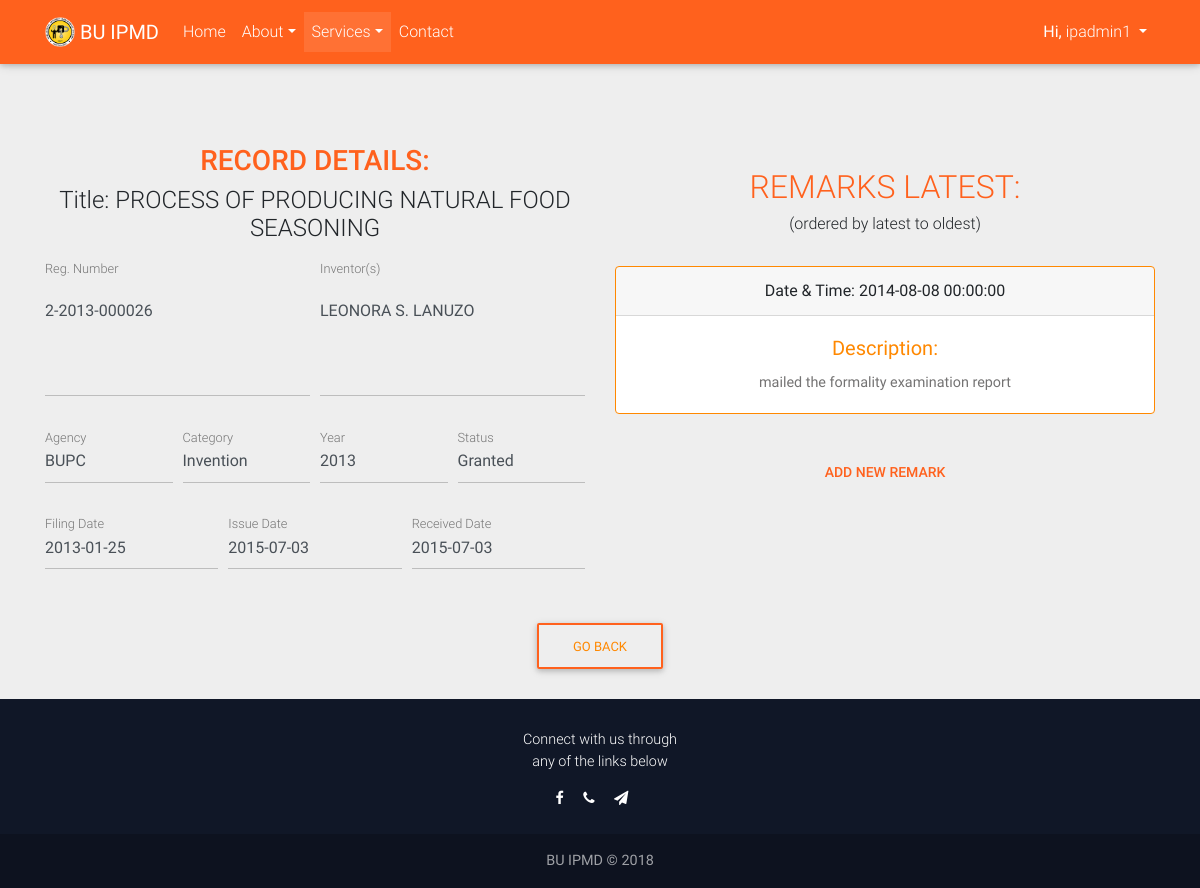
The page /functions/utility/remarks.php?um_id=16 (signed in) on the database its author committed.
### tables this page shows
CREATE TABLE `utility_model` (
  `um_id` int(10) NOT NULL,
  `um_title` text,
  `um_reg_no` varchar(20) DEFAULT NULL,
  `agency_id` int(2) DEFAULT NULL,
  `category_id` int(2) DEFAULT NULL,
  `um_filing_date` date DEFAULT NULL,
  `um_issue_date` date DEFAULT NULL,
  `um_inventor` text,
  `um_publication_date` date DEFAULT NULL,
  `um_year` int(4) DEFAULT NULL,
  `filestatus_id` int(2) DEFAULT NULL,
  `um_image` text,
  `um_comment` text,
  `user_name` varchar(250) NOT NULL
);

CREATE TABLE `agencies` (
  `agency_id` int(11) NOT NULL,
  `agency_name` varchar(50) DEFAULT NULL
);

CREATE TABLE `categories` (
  `category_id` int(11) NOT NULL,
  `category_name` varchar(50) DEFAULT NULL
);

CREATE TABLE `filestatus` (
  `filestatus_id` int(11) NOT NULL,
  `filestatus_name` longtext
);

CREATE TABLE `utility_remarks` (
  `um_remarks_id` int(11) NOT NULL,
  `um_id` int(10) DEFAULT NULL,
  `um_remarks_time` datetime DEFAULT NULL,
  `um_remarks_desc` varchar(255) DEFAULT NULL
);

### functions/utility/remarks.php (the view, shortened to what this page needs)
<?php
include ("../db.php");
?>
<!DOCTYPE html>
<html lang="en">
<head>
    <link rel="stylesheet" href="https://maxcdn.bootstrapcdn.com/font-awesome/4.7.0/css/font-awesome.min.css">
    <link href="../../components/css/bootstrap.css" rel="stylesheet">
    <link href="../../components/css/mdb.css" rel="stylesheet">
    <link href="../../components/css/style.css" rel="stylesheet">
    <link rel="stylesheet" href="../../components/css/getmdl-select.min.css">
    <link rel="stylesheet" href="../../components/css/material.css"">
</head>
<body style="background-color: #eee;">
  <nav class="navbar fixed-top navbar-expand-lg navbar-dark scrolling-navbar">
    <div class="container">
      <a class="navbar-brand" href="index.php">
        <strong><img src="../../favicon.ico" style="height: 30px;width: 30px; margin-top: -4px;"> BU IPMD </strong>
      </a>
      <div class="collapse navbar-collapse" id="navbarSupportedContent">
        <ul class="navbar-nav mr-auto">
          <li class="nav-item">
            <a class="nav-link" href="../../index.php">Home
            </a>
          </li>
            <li class="nav-item dropdown">
                <a class="nav-link dropdown-toggle" id="navbarDropdownMenuLink" data-toggle="dropdown" aria-haspopup="true" aria-expanded="false">About</a>
            </li>
            <li class="nav-item dropdown active">
              <a class="nav-link dropdown-toggle" id="navbarDropdownMenuLink" data-toggle="dropdown" aria-haspopup="true" aria-expanded="false">Services<span class="sr-only">(current)</span></a>
            </li>
            <li class="nav-item">
            <a class="nav-link" href="../../contact.php" target="">Contact</a>
            </li>
        </ul>
        <ul class="navbar-nav nav-flex-icons">
            <li class="nav-item dropdown">
                <a class="nav-link dropdown-toggle" id="navbarDropdownMenuLink" data-toggle="dropdown" aria-haspopup="true" aria-expanded="false">
                <?php
                  if (isset($_SESSION['user_name'])) {
                      echo "<b>Hi,&nbsp;</b>";
                      echo $_SESSION['user_name'];
                  }
                  else{
                      echo '<i class="fa fa-user-circle"></i>';
                  }
                ?>
                </a>
            </li>
        </ul>
      </div>
    </div>
  </nav>
  <main >
    <div class="container">
      <br><br>
      <section>
      	<br><br><br><br>
        <center>
          <?php
          if(isset($_GET['um_id']))
            {
              $um_id = $_GET["um_id"];
              $query = mysqli_query($connect, "SELECT * FROM utility_model WHERE um_id = $um_id");
              $row=mysqli_fetch_array($query);
              $title=$row['um_title'];
              $reg_no=$row['um_reg_no'];
              $age=$row['agency_id'];
              $cat=$row['category_id'];
              $filing_date=$row['um_filing_date'];
              $issue_date=$row['um_issue_date'];
              $rec_date=$row['um_publication_date'];
              $year=$row['um_year'];
              $inventor=$row['um_inventor'];
              $status=$row['filestatus_id'];
              $agen_que = "SELECT * FROM agencies WHERE agency_id=$age";
              $agen_res = mysqli_query($connect, $agen_que);
              $agen_row = mysqli_fetch_array($agen_res );
                $age=$agen_row['agency_name'];
              $catn_que = "SELECT * FROM categories WHERE category_id=$cat";
              $catn_res = mysqli_query($connect, $catn_que);
              $catn_row = mysqli_fetch_array($catn_res );
                $cat=$catn_row['category_name'];
              $statn_que = "SELECT * FROM filestatus WHERE filestatus_id=$status";
              $statn_res = mysqli_query($connect, $statn_que);
              $statn_row = mysqli_fetch_array($statn_res );
                $status=$statn_row['filestatus_name'];
            }
          ?>
        <div class="row">
          <div class="col-6">
            <h3 class="h3 orange-text text-center">RECORD DETAILS:</h3>
            <h4>Title: <?php echo $title; ?></h4>
            <form>
                <div class="form-row">
                    <div class="col">
                        <div class="md-form">
                            <textarea type="text" value="" id="textareaBasic" class="form-control md-textarea" rows="3" disabled><?php echo htmlspecialchars($reg_no); ?></textarea>
                            <label for="textareaBasic">Reg. Number</label>
                        </div>
                    </div>
                    <div class="col">
                        <div class="md-form">
                            <textarea type="text" value="" id="textareaBasic" class="form-control md-textarea" rows="3" disabled><?php echo htmlspecialchars($inventor); ?></textarea>
                            <label for="textareaBasic">Inventor(s)</label>
                        </div>
                    </div>
                </div>
                <div class="form-row">
                    <div class="col">
                        <div class="md-form">
                            <input type="text" class="form-control" value="<?php echo $age; ?>" id="formGroupExampleInputMD"  disabled>
                            <label for="formGroupExampleInputMD">Agency</label>
                        </div>
                    </div>
                    <div class="col">
                        <div class="md-form">
                            <input type="text" class="form-control" value="<?php echo $cat; ?>" id="formGroupExampleInputMD" disabled>
                            <label for="formGroupExampleInputMD">Category</label>
                        </div>
                    </div>
                    <div class="col">
                      <div class="md-form">
                          <input type="text" class="form-control" value="<?php echo $year; ?>" id="formGroupExampleInputMD" disabled>
                          <label for="formGroupExampleInputMD">Year</label>
                      </div>
                  </div>
                  <div class="col">
                      <div class="md-form">
                          <input type="text" class="form-control" value="<?php echo $status; ?>" id="formGroupExampleInputMD" disabled>
                          <label for="formGroupExampleInputMD">Status</label>
                      </div>
                  </div>
                </div>
                <div class="form-row">
                    <div class="col-4">
                        <div class="md-form">
                            <input type="text" class="form-control" value="<?php echo $filing_date; ?>" id="formGroupExampleInputMD"  disabled>
                            <label for="formGroupExampleInputMD">Filing Date</label>
                        </div>
                    </div>
                    <div class="col-4">
                        <div class="md-form">
                            <input type="text" class="form-control" value="<?php echo $issue_date; ?>" id="formGroupExampleInputMD" disabled>
                            <label for="formGroupExampleInputMD">Issue Date</label>
                        </div>
                    </div>
                    <div class="col-4">
                      <div class="md-form">
                          <input type="text" class="form-control" value="<?php echo $rec_date; ?>" id="formGroupExampleInputMD" disabled>
                          <label for="formGroupExampleInputMD">Received Date</label>
                      </div>
                    </div>
                </div>
            </form>
          </div>
          <div class="col-6">
            <center>
                  <div clas="col-12">
                    <br>
                    <h2 class="orange-text">REMARKS LATEST:</h2>
                    <h6>(ordered by latest to oldest)</h6>
                    <br>
                      <?php
                        $rem_query = "SELECT * FROM utility_remarks WHERE um_id=$um_id";
                        if($fetch_res = mysqli_query($connect, $rem_query)){
                        while($rem_row = mysqli_fetch_assoc($fetch_res)){
                          echo'
                            <div class="card border-warning mb-3 w-100" style="width:100%;">
                                <div class="card-header">Date & Time: '.$rem_row['um_remarks_time'].'</div>
                                <div class="card-body text-warning text-center">
                                    <h5 class="card-title">Description:</h5>
                                    <p class="card-text">'.$rem_row['um_remarks_desc'].'</p>
                                </div>
                            </div>';
                          }
                      }
                      ?>
                    <br>
                    <button class="mdl-button mdl-js-button mdl-button--colored" data-toggle="modal" data-target="#modalAddForm">
                      ADD NEW REMARK
                    </button>
                      </div>
                    </center>
                  </div>
                  </center>
          </div>
        <div>
          <center>
            <br>
            <a href="../../utilitymodel.php">
            <button class="btn btn-primary btn-outline-warning" type="button" data-toggle="collapse" data-target="#collapseExample" aria-expanded="false" aria-controls="collapseExample">
                GO BACK
            </button></a>
          </center>
        </div>
  </main>
  <footer class="page-footer text-center font-small mt-4 wow fadeIn">
    <div class="col" style="height: 30px;"></div>
    <div class="pb-4">
    	<center><p>Connect with us through <br>any of the links below</p></center>
      <a href="https://www.facebook.com/buipmd" title="BUIPMD FACEBOOK" target="_self">
        <i class="fa fa-facebook mr-3"></i>
      </a>
      <a href="contact.php" title="(052) 742-1909" target="_self">
        <i class="fa fa-phone mr-3"></i>
      </a>
      <a href="contact.php" title="0928-756-9576" target="_self">
        <i class="fa fa-send mr-3"></i>
      </a>
    </div>
    <div class="footer-copyright py-3">
      <strong>BU IPMD © 2018 </strong>
    </div>
  </footer>
</body>
</html>

### components/css/style.css (style rules this page uses)
html, body, .view { height: 100%; }
.navbar { background-color: rgba(0, 0, 0, 0.2); }
.page-footer { background-color: #101727; }
.navbar { background-color: #FF611D; }
.navbar a { color: orange; }
.btn:before { content: ""; position: absolute; top: 50%; left: 50%; display: block; width: 0; padding-top: 0; border-radius: 100%; background-color: rgba(236, 240, 241, .3); -webkit-transform: translate(-50%, -50%); -moz-transform: translate(-50%, -50%); -ms-transform: translate(-50%, -50%); -o-transform: translate(-50%, -50%); transform: translate(-50%, -50%); }
*, *:before, *:after { box-sizing: border-box; }
textarea { width: 100%; padding: 12px 20px; margin: 8px 0; box-sizing: border-box; border: 1px solid #ccc; -webkit-transition: 0.5s; transition: 0.5s; outline: none; border-radius: 7px; resize: none; }
b { display: inline-block; }

### rows shown on the page
utility_model: um_title "PROCESS OF PRODUCING NATURAL FOOD SEASONING", um_reg_no "2-2013-000026", um_inventor "LEONORA S. LANUZO", um_year "2013", um_filing_date "2013-01-25", um_issue_date "2015-07-03", um_publication_date "2015-07-03"
agencies: agency_name "BUPC"
categories: category_name "Invention"
filestatus: filestatus_name "Granted"
utility_remarks: um_remarks_time "2014-08-08 00:00:00", um_remarks_desc "mailed the formality examination report"

### other values the page prints
$_SESSION['user_name'] "ipadmin1"
